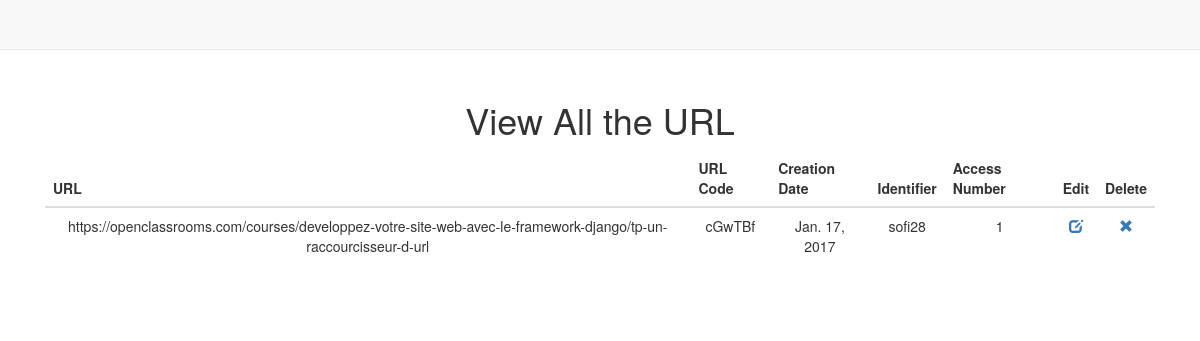
Before: /url_shortcut/ with the older database file.
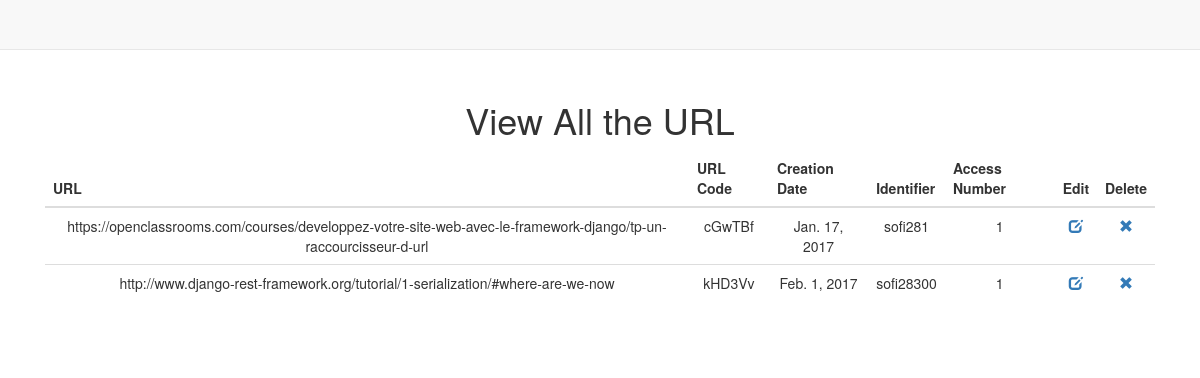
After: the same page with the newer database file.
### url_shortcut/models.py (models this page shows, shortened)
class MiniURL(models.Model):
    default_url = models.URLField(verbose_name='Enter the URL', max_length=150, unique=True)
    url_code = models.CharField(max_length=6, unique=True)
    create_at = models.DateField(auto_now_add=True)
    identifier_create = models.CharField(verbose_name='Identifier', max_length=50, blank=True, null=True)
    access_number = models.IntegerField(default=0)
    class Meta:
        verbose_name = "Mini URL"
        verbose_name_plural = "Minis URL"

### url_shortcut/views.py (the view)
def view_all(request):
    mini_urls = MiniURL.objects.order_by('access_number').all()
    return render(request, 'url_shortcut/urls.html', {'urls': mini_urls})

### url_shortcut/templates/url_shortcut/urls.html (shortened to what this page needs)
{% extends "url_shortcut/base.html" %}
{% block content %}
    <h1>View All the URL</h1>
    <table class="table">
        <thead>
            <tr>
                <th>URL</th>
                <th>URL Code</th>
                <th>Creation Date</th>
                <th>Identifier</th>
                <th>Access Number</th>
                <th>Edit</th>
                <th>Delete</th>
            </tr>
        </thead>
        <tbody>
        {% for url in urls %}
            <tr>
                <td>{{ url.default_url }}</td>
                <td>{{ url.url_code }}</td>
                <td>{{ url.create_at }}</td>
                <td>{{ url.identifier_create }}</td>
                <td>{{ url.access_number }}</td>
                <td>
                    <a href="{% url "update_url" url.url_code%}">
                        <i class="glyphicon glyphicon-edit"></i>
                    </a>
                </td>
                <td>
                    <a href="{% url "delete_url" url.url_code%}">
                        <i class="glyphicon glyphicon-remove"></i>
                    </a>
                </td>
            </tr>
        {% endfor %}
        </tbody>
    </table>
{% endblock %}

### url_shortcut/templates/url_shortcut/base.html (shortened to what this page needs)
<!DOCTYPE html>
<html lang="en">
<head>
    {% load bootstrap3%}
    {% bootstrap_css %}
</head>
<body>
<nav class="navbar navbar-default navbar-fixed-top" role="navigation">
</nav>
<div class="container">
    <div class="starter-template">
        {% block content %}{% endblock %}
    </div>
</div>
</body>
</html>

### url_shortcut/templates/url_shortcut/base.html (style rules this page uses)
body { padding-top: 50px; }
.starter-template { padding: 3rem 1.5rem; text-align: center; }

Changed rows visible on the page:
changed MiniURL "cGwTBf": identifier_create "sofi28" → "sofi281"
added MiniURL: default_url "http://www.django-rest-framework.org/tutorial/1-serialization/#where-are-we-now", url_code "kHD3Vv", create_at "Feb. 1, 2017", identifier_create "sofi28300", access_number "1"
